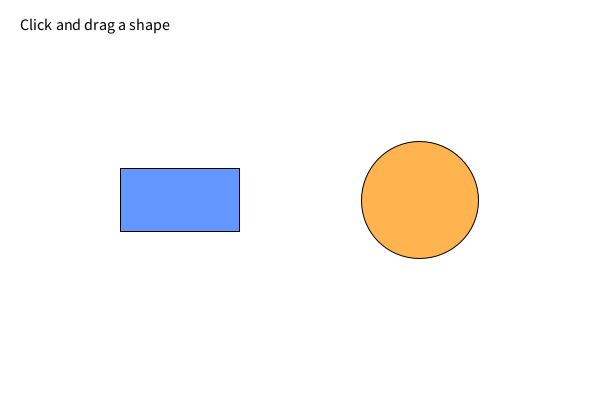
Frame 1 (no input)
Frame 60 (the mouse pressed at the canvas centre just before this capture): identical to frame 1, image omitted
Frame 120 (the mouse held since frame 60 and released just before this capture): identical to frame 1, image omitted

The Processing sketch that drew this single still picture (run headless with seeded random() and noise(); from frame 60 on, the mouse is pressed at the canvas centre):

// Processing sketch: exercise2
// ── exercise2.pde
float rectX, rectY, rectW, rectH;
float circleX, circleY, circleSize;

int selectedShape = 0;   // 0 = none, 1 = rectangle, 2 = circle
float offsetX, offsetY;

void setup() {
  size(600, 400);
  rectMode(CENTER);
  ellipseMode(CENTER);

  // random sizes
  rectW = random(80, 140);
  rectH = random(50, 100);
  circleSize = random(60, 120);

  // starting positions
  rectX = 180;
  rectY = 200;
  circleX = 420;
  circleY = 200;
}

void draw() {
  background(255);

  //draw rectangle
  if (selectedShape == 1) {
    stroke(255, 0, 0);
    strokeWeight(3);
  } else {
    stroke(0);
    strokeWeight(1);
  }
  fill(100, 150, 255);
  rect(rectX, rectY, rectW, rectH);

  // draw circle
  if (selectedShape == 2) {
    stroke(255, 0, 0);
    strokeWeight(3);
  } else {
    stroke(0);
    strokeWeight(1);
  }
  fill(255, 180, 80);
  ellipse(circleX, circleY, circleSize, circleSize);

  fill(0);
  textSize(16);
  text("Click and drag a shape", 20, 30);
}

void mousePressed() {
  //check rectangle first
  if (mouseX > rectX - rectW/2 && mouseX < rectX + rectW/2 &&
      mouseY > rectY - rectH/2 && mouseY < rectY + rectH/2) {
    selectedShape = 1;
    offsetX = rectX - mouseX;
    offsetY = rectY - mouseY;
  }
  //check circle
  else if (dist(mouseX, mouseY, circleX, circleY) < circleSize/2) {
    selectedShape = 2;
    offsetX = circleX - mouseX;
    offsetY = circleY - mouseY;
  }
  else {
    selectedShape = 0;
  }
}

void mouseDragged() {
  if (selectedShape == 1) {
    rectX = mouseX + offsetX;
    rectY = mouseY + offsetY;
  }
  else if (selectedShape == 2) {
    circleX = mouseX + offsetX;
    circleY = mouseY + offsetY;
  }
}

void mouseReleased() {
  selectedShape = 0;
}
